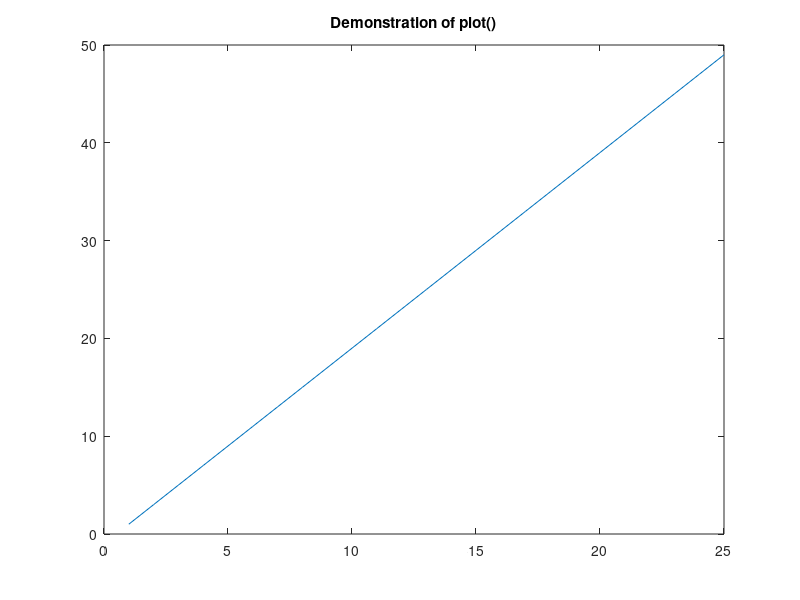

Write the MATLAB code that produced this figure. (Note: this script raises an error after producing the figure.)
%% Week 1 : Introduction to MATLAB % This weeks assignment is a quick introduction to MATLAB for image analysis.% The original file is found under the "Undervisningsplan" on the% course web site: % http://www.uio.no/studier/emner/matnat/ifi/INF4300/h15/undervisningsplan/ % The solution to this exercise will be uploaded when it is thirthy minutes % left of the group lecture.%% If you are on a Red Hat machine, MATLAB can be launched by the command% 'matlab' (without the quotes) at the command prompt. In Windows% there should be a MATLAB icon in the start-menu or on the desktop.%% A 'double comment' like this creates what MATLAB refers to as a block.% (Which, when I publish it online, becomes just simple text)%%% Make a folder named 'INF4300' and set this as the 'current directory'% using the UI or using the MATLAB-function 'cd'.% When using the CD function and to use MATLAB more efficiently,% the autocompletion is often handy. Activate it by hitting 'Tab'.% Save a copy of this file in that folder, and open it in MATLAB.% To run a part of the code, select the code and hit F9.% To run the selected block (the block with the caret), hit 'Ctrl+Enter'.% To run an entire file, you can:%  - type the name of the file, e.g. 'intro', at the command prompt, or%  - select the file and hit F9, or%  - open the file and hit F5.%% 1. Matrices% The matrix | 1 0 0 |%            | 0 1 0 |%            | 0 0 1 |% may be created like this:someMatrix = [1 0 0 ; 0 1 0 ; 0 0 1]% e.g. [row1 ; row2 ; ... ; rowM], where a row can be defined as% [number1 number2 ... numberN] or [number1, number2, ..., numberN]% MATLAB comes built-in with function for many common operations,% for the case above we could have typed:someMatrix = diag([1 1 1])% If you wonder how a function/operator works, type 'help <function name>'% or for (a sometimes more thorough) description in a separate window,% type 'doc <function name>'.% It is also possible to simply press F1 while the cursor is at a certain% function to access MATLAB's help for that particular funtion.% MATLAB matrices are dynamic objects, meaning one need not know the exact% size of a matrix in advance. Initially a simple matrix can be made, and% and later rows or colums may be added or removed. If, however, the size% is known in advance and the matrix is large, it is wise to preallocate% memory for the matrix before you start using it. This may greatly improve% performance.% E.g. allocate memory for 100*100 matrix and fill it with 1's:big_1 = ones(100); %<-- Terminating a line with ';' will suppress output.% Or, allocate a 50*40*3 matrix and fill it with 0's:big_0 = zeros([50 40 3]);% A vector can be created using the '<from>:<step>:<to>' syntax:steg1 = 1:2:50;% The <step> is optional. If omitted the step defaults to 1:steg2 = 1:50;% The standard plotting function is PLOT, e.g.:plot(steg1);% An alternative is STEM. Look up how it works using 'help stem'.% You can add a title to the plot by using the title() function:title('Demonstration of plot()');% Extracting a value, or a series of values, from a matrix is easily% achieved like this:mat = [1 7 4 ; 3 4 5]mat(2,1) % retrives the '3'. NOTE: The first index is 1 in MATLAB!% MATLAB lays out a column at a time in memory, hence the value '7' can% either be retrieved using linear index:mat(3)% or using (row,column)-index:mat(1,2)% A range of elements may retrieved using the <from>:<to> syntax:mat(1:2,1)     % First columnmat(1:end,1)   % The same, since n = 2mat(:,1)       % The same, : is here 'all rows'% We can use the same syntax to set a range of elements:mat(1:2,1:2) = 0% Note that a matrix can be stored in various formats, e.g. UINT8, INT8 or% DOUBLE. They all have their conversion functions, see e.g. 'help uint8'.% If your result looks fishy, and you have a hard time figuring out why,% a type conversion (of lack of one) may be the reason!%% 2. Matrix operations% Here we'll demonstrate how some simple matrix operations is done in% MATLAB% We'ss startmat1 = [2 3; 5 7];mat2 = [4 5; 1 9];% Elementwise addition and subtraction.mat1 + mat2mat1 - mat2% Transpose.mat1.'% Complex conjugate transpose (same as transpose when the matrix is real).mat1'% But notice the difference for a complex matrixcomplexMatrix = [0 1i-2; 1i+2 0]% Transpose for complex, see the function transposecomplexMatrix.'% Complex conjugate transpose, see the function ctransposecomplexMatrix'% Multiplication, division and power.mat1 * mat2mat1 / mat2mat1^2% Elementwise multiplication, division and power% (add '.' in front of the operator).mat1 .* mat2mat1 ./ mat2mat1 .^ mat2%% 3. Control structures% While and for loops.% Can often be used instead of matrix operations, but tend to lead to a% slightly inferior perfomance, especially in older versions of MATLAB.%% For some tips on how to write fast MATLAB-code:% http://www.mathworks.com/matlabcentral/fileexchange/loadFile.do?objectId=5685%% The reason for introducing performance-tips already is because we will be% storing images as matrices, and these tend to be large. If we also% consider that the algorithms we use are computationally intensive,% writing somewhat optimised code is often worth the extra effort.% E.g. can this simple loop:A = zeros(1,100);for i = 1:100    A(i) = 2;end% be replaced by a single and more efficient command:A = ones(1,100) * 2;% And why write:for i = 1:100    for j = 1:100        stor_1(i,j) = i^2; % MATLAB warning: consider preallocating for speed    endend% when you can do this:big_1_temp = repmat((1:100)'.^2, 1,100);% or alternatively:big_1_temp2 = (1:100)'.^2 * ones(1,100);% Note:% If you are not used to 'doing everything with vectors', you'll likely% want to use loops far more often than you need to. When you get the hang% of it, typing vector-code is faster and often less error-prone than the% loop-equivalents, but loops offer better flexibility. % As always, add lots of COMMENTS, especially for complex one-liners!% Logical structures: if-elseif-else. Which number is displayed?if -1    1elseif -2    2else     3end% Logical structures: switch-case.var = 't';switch var    case 't'        1    case 2        2end%% 4. The FIND function - see 'help find'% A very handy method, but may initially seem a bit tricky.% Example: Find elements which are equal to 4.M = [1 2 3 ; 4 4 5 ; 0 0 2]M == 4                 % a logical mapI = find(M == 4)       % the linear indices[II, J] = find(M == 4) % the (row,column)-indicesM(M == 4) = 3          % change them to 3M(I) = 4               % and back to 4%% 5. Images% Now, we'll finally look at some images. This is image alaysis, isn't it?% Open a couple of images.img1 = imread('football.jpg');img2 = imread('coins.png');% Display the first image.imshow(img1)title('The first image'); % A title is nice% Display the second image in a new figure.figure, imshow(img2)title('The second image');% Another function for displaying the images is:figure, imagesc(img1), colorbartitle('Image displayed by imagesc');% Histogram the image intensity values.H = imhist(img2);plot(H)title('The histogram for the second image');% Converting a colour image with 3 colour channels to a greyscale image% (the Y in the YIQ colour model).img1 = imread('football.jpg');img3 = rgb2gray(img1);figure, imshow(img3)title('Grayscale image of football');%% 6. Some basic filtering in the image domain.% Now we have jumped into the curriculum of INF2310. You don't remember, or% don't know?! Don't hesitate to ask or read up on last courses materials% available at http://www.uio.no/studier/emner/matnat/ifi/INF2310/v15/  % 2D correlation: FILTER2% 2D convolution: CONV2% With IMFILTER you can choose either 2D correlation (default) and 2D% convolution, and it also has some boundary options.% Filter IMG3 using a 5x5 mean filter.h1 = ones(5,5) / 25;img4 = imfilter(img3,h1); % symmetric filter => correlation = convolutionimshow(img3), title('Original image');figure, imshow(img4), title('Filtered image')% Find the gradient magnitude of IMG3.h2x = [-1 -2 -1 ;  0  0  0 ;  1  2  1]h2y = [-1  0  1 ; -2  0  2 ; -1  0  1]resX = conv2(double(img3), h2x); % NOTE: DOUBLE type conversionresY = conv2(double(img3), h2y);resXY = sqrt(resX.^2 + resY.^2);% Display the gradient magnitude, but not like this:figure, imshow(resXY);title('Not like this');% because the assumed range of the DOUBLE type is [0,1],% but e.g. one of these ways:figure, imshow(resXY, []);title('But like this,');figure, imshow(resXY, [min(resXY(:)) max(resXY(:))]);title('this')figure, imshow(resXY/max(resXY(:)));title('this or')figure, imshow(uint8(resXY/max(resXY(:)).*255));title('this. They are all equal.');%%%%%%%%%%%%%%%%%% EXERCISE 1 %%%%%%%%%%%%%%%%% Above, we loaded the image 'football.jpg', converted it to a greyscale% image and applied a 5x5 mean filter, by using the commands:img1 = imread('football.jpg');img3 = rgb2gray(img1);figure, imshow(img3)h1 = ones(5,5) / 25;img4 = imfilter(img3,h1);imshow(img3), title('Original image');figure, imshow(img4), title('Filtered image')% The filtered image have a two pixel wide black frame.% a) Use the indexing techniques described above to remove these.% b) Use FILTER2 and CONV2 with the option 'valid' to remove these.%    Hint 1: Type convert IMG3 to DOUBLE.%    Hint 2: The image should be the second argument to FILTER2,%            not the first as it is to CONV2 and IMFILTER.% c) Use the boundary option of IMFILTER to get a same-sized image without%    the black frame.%%%%%%%%%%%%%%%%%% EXERCISE 2 %%%%%%%%%%%%%%%%% Make a function that returns the same as IMHIST when the parameter is a% 8-bits greyscal image.%% Although it is allowed to use loops, try to avoid using them where% it is possible. One loop should suffice.%% Hint: How to create and use the function% A function is stored in .m files with the same name as the function.% 1. Create an m-file named 'histogram.m', e.g. using 'edit histogram.m'% 2. The first line should be 'function h = histogram(img)'% 3. Write the code to produce a histogram of IMG below the function%    declaration. The histogram should be stored in a variable named H.% 4. Save the file.% 5. From another m-file, or from the command line call HISTOGRAM(IMG)%    where IMG is a greyscale image.%%%%%%%%%%%%%%%%%% EXERCISE 3 %%%%%%%%%%%%%%%%% Above, we loaded the image 'coins.png' using the command:img2 = imread('coins.png');%% a)% Use the operators >, <, >=, <= to threshold IMG2 using an arbitrary% threshold.%% b)% Image Processing Toolbox (IPT) in MATLAB have a function for computing% the 'optimal' threshold based on Otsu's algorithm.%  - Find this function using MATLAB's help system.%  - Use it to with the 'optimal' threshold.%  - Use the threshold and the function IM2BW to threshold IMG2.%% c)% Compare the binary image resulting from part a with the one from part b% by displaying the images. Do you notice any differences?% Display also the difference between the images.%%%%%%%%%%%%%%%%%% EXERCISE 4 %%%%%%%%%%%%%%%%% Normalize resXY such that max(resXY(:)) = 255 and min(resXY(:)) = 0.% Threshold the result with T = 100.%% What would you do if you wanted to obtain an image containing% only the seam, and the entire seam, of the the ball?% post_id = 213; %delete this line to force new post;% permaLink = http://inf4300.olemarius.net/2015/09/02/week-1-introduction-to-matlab-this-weeks-assignment-is-a-quick-introduction-to-matlab-for-image-analysis-the-original-file-is-found-under-the-undervisningsplan-on-the-course-web-site-the-s/;